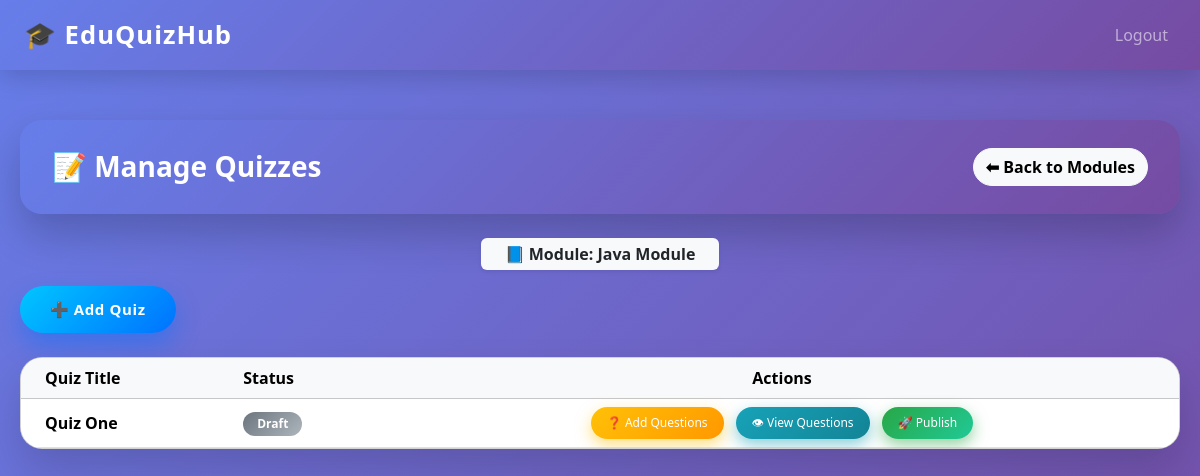
The page /admin/module/1/quizzes (signed in) on the database as committed earlier.
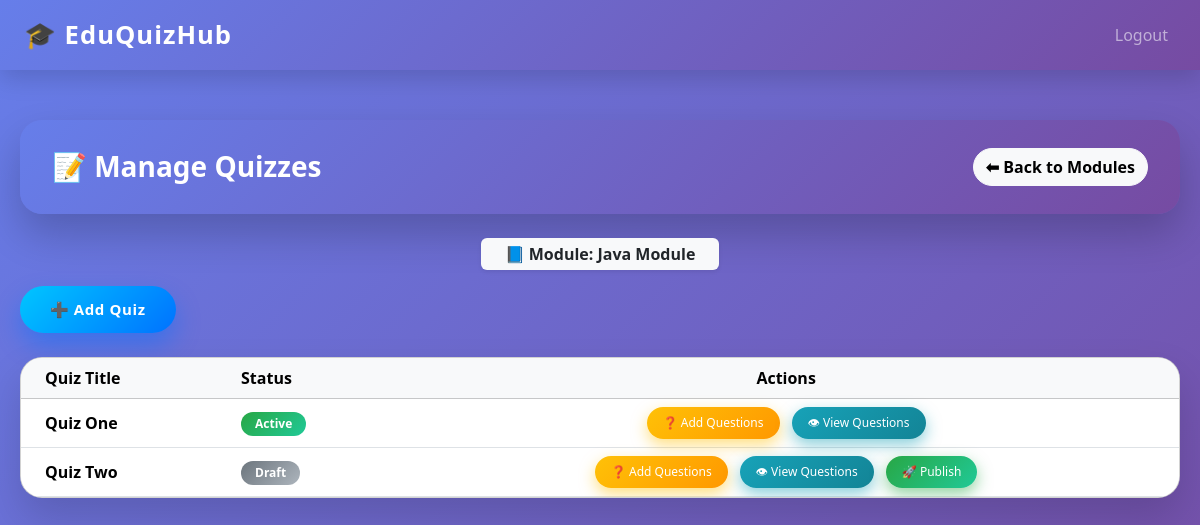
The same page on the database as committed later.
### tables this page shows
CREATE TABLE modules (
    id INTEGER PRIMARY KEY AUTOINCREMENT,
    name TEXT NOT NULL
);

CREATE TABLE quizzes (
    id INTEGER PRIMARY KEY AUTOINCREMENT,
    module_id INTEGER NOT NULL,
    title TEXT NOT NULL,
    time_limit INTEGER,
    is_active INTEGER DEFAULT 0,
    FOREIGN KEY (module_id) REFERENCES modules(id)
);

### app.py (the view)
@app.route("/admin/module/<int:module_id>/quizzes")
def module_quizzes_admin(module_id):
    if session.get("role") != "admin":
        return redirect(url_for("login"))
    quizzes = get_quizzes_by_module(module_id)
    module = get_module_by_id(module_id)
    return render_template(
        "admin_module_quizzes.html",
        quizzes=quizzes,
        module=module
    )

### db/db.py (called while the page is built)
def get_db_connection():
    conn = sqlite3.connect(DB_NAME)
    conn.row_factory = sqlite3.Row
    return conn

def get_quizzes_by_module(module_id):
    with get_db_connection() as conn:
        return conn.execute(
            "SELECT * FROM quizzes WHERE module_id = ?",
            (module_id,)
        ).fetchall()

def get_module_by_id(module_id):
    with get_db_connection() as conn:
        return conn.execute(
            "SELECT * FROM modules WHERE id = ?",
            (module_id,)
        ).fetchone()

### templates/admin_module_quizzes.html (shortened to what this page needs)
{% extends "base.html" %}
{% block content %}
<div class="page-header mb-4 d-flex justify-content-between align-items-center">
    <h3 class="fw-bold mb-0 text-white">📝 Manage Quizzes</h3>
    <a href="{{ url_for('manage_modules') }}" class="btn btn-light btn-animated">⬅ Back to Modules</a>
</div>
<div class="mb-3 text-center">
    <span class="badge bg-light text-dark fs-6 px-4 py-2 shadow-sm">
        📘 Module: <strong>{{ module.name }}</strong>
    </span>
</div>
<div class="mb-4">
    <a href="{{ url_for('add_quiz', module_id=module.id) }}" class="btn btn-add-quiz btn-animated">
        ➕ Add Quiz
    </a>
</div>
<div class="card table-card">
    <div class="card-body p-0">
        <table class="table table-hover align-middle mb-0">
            <thead class="table-light">
                <tr>
                    <th class="ps-4">Quiz Title</th>
                    <th>Status</th>
                    <th class="text-center">Actions</th>
                </tr>
            </thead>
            <tbody>
                {% for q in quizzes %}
                <tr>
                    <td class="fw-semibold ps-4">{{ q.title }}</td>
                    <td>
                        {% if q.is_active %}
                            <span class="badge badge-active">Active</span>
                        {% else %}
                            <span class="badge badge-draft">Draft</span>
                        {% endif %}
                    </td>
                    <td class="text-center">
                        <a href="{{ url_for('add_questions', quiz_id=q.id) }}" class="btn btn-add-questions">
                            ❓ Add Questions
                        </a>
                        <a href="{{ url_for('view_quiz_questions', quiz_id=q.id) }}" class="btn btn-info ms-2">
                            👁 View Questions
                        </a>
                        {% if not q.is_active %}
                        <a href="{{ url_for('publish_quiz', quiz_id=q.id) }}" class="btn btn-publish ms-2">
                            🚀 Publish
                        </a>
                        {% endif %}
                    </td>
                </tr>
                {% else %}
                <tr>
                    <td colspan="3" class="text-center text-muted py-4">
                        No quizzes available.
                    </td>
                </tr>
                {% endfor %}
            </tbody>
        </table>
    </div>
</div>
{% endblock %}

### templates/base.html (shortened to what this page needs)
<!DOCTYPE html>
<html lang="en">
<head>
    <link href="https://cdn.jsdelivr.net/npm/bootstrap@5.3.3/dist/css/bootstrap.min.css" rel="stylesheet">
    <link rel="stylesheet" href="{{ url_for('static', filename='css/style.css') }}">
</head>
<body>
<nav class="navbar navbar-expand-lg navbar-dark fixed-top">
    <div class="container-fluid px-4">
        <a class="navbar-brand" href="{{ url_for('home') }}">🎓 EduQuizHub</a>
        <div class="collapse navbar-collapse" id="navbarNav">
            <ul class="navbar-nav ms-auto align-items-center">
                {% if session.get('user_id') %}
                    <li class="nav-item">
                        <a class="nav-link" href="{{ url_for('logout') }}">Logout</a>
                    </li>
                {% endif %}
            </ul>
        </div>
    </div>
</nav>
<div class="page-container">
    {% block content %}{% endblock %}
</div>
</body>
</html>

### static/css/style.css (style rules this page uses)
body { background-color: #f8f9fa; }
.card { border-radius: 10px; }
h1, h2, h3 { color: #0d6efd; }

### templates/base.html (style rules this page uses)
html, body { width: 100%; margin: 0; padding: 0; overflow-x: hidden; font-family: "Segoe UI", sans-serif; background: #f4f6fb; }
.navbar { background: linear-gradient(135deg, #667eea, #764ba2); box-shadow: 0 8px 25px rgba(0,0,0,0.15); height: 70px; }
.navbar-brand { font-size: 1.6rem; font-weight: 800; letter-spacing: 1px; animation: glow 2s infinite alternate; }
.nav-link { font-weight: 500; margin-left: 14px; position: relative; transition: all 0.3s ease; }
.nav-link::after { content: ""; position: absolute; width: 0; height: 2px; background: #fff; left: 0; bottom: 0; transition: width 0.3s ease; }
.page-container { width: 100%; margin: 0; padding: 120px 20px 20px 20px; animation: fadeIn 0.6s ease; min-height: calc(100vh - 70px); }

### templates/admin_module_quizzes.html (style rules this page uses)
body { background: linear-gradient(135deg, #667eea, #764ba2); min-height: 100vh; }
.page-header { background: linear-gradient(135deg, #667eea, #764ba2); color: #fff; border-radius: 22px; padding: 28px 32px; box-shadow: 0 20px 40px rgba(0,0,0,0.2); animation: fadeDown 0.8s ease; }
.btn-animated { border-radius: 30px; font-weight: 600; cursor: pointer; transition: all 0.35s ease; }
.btn-add-quiz { background: linear-gradient(135deg, #00c6ff, #0072ff); color: #fff; border: none; padding: 12px 30px; font-size: 15px; letter-spacing: 0.6px; box-shadow: 0 12px 25px rgba(0,114,255,0.45); }
.table-card { border-radius: 22px; background: #ffffff; overflow: hidden; box-shadow: 0 20px 40px rgba(0,0,0,0.15); animation: fadeUp 0.8s ease; }
.table-hover tbody tr { transition: background 0.3s ease, transform 0.3s ease; cursor: pointer; }
.badge-active { background: linear-gradient(135deg, #28a745, #20c997); padding: 6px 14px; border-radius: 20px; font-size: 12px; }
.badge-draft { background: linear-gradient(135deg, #6c757d, #adb5bd); padding: 6px 14px; border-radius: 20px; font-size: 12px; }
.btn-add-questions { background: linear-gradient(135deg, #ffc107, #ff9800); color: #fff; border: none; padding: 7px 16px; border-radius: 30px; font-size: 12px; box-shadow: 0 6px 15px rgba(255,193,7,0.5); transition: all 0.3s ease; }
.btn-publish { background: linear-gradient(135deg, #28a745, #20c997); color: #fff; border: none; padding: 7px 16px; border-radius: 30px; font-size: 12px; box-shadow: 0 6px 15px rgba(40,167,69,0.5); transition: all 0.3s ease; }
.btn-info { background: linear-gradient(135deg, #17a2b8, #138496); color: #fff; border: none; padding: 7px 16px; border-radius: 30px; font-size: 12px; box-shadow: 0 6px 15px rgba(23,162,184,0.5); transition: all 0.3s ease; }

Rows that differ between the two databases and show on the page:
changed quizzes "Quiz One": is_active "Draft 🚀 Publish" → "Active"
added quizzes: title "Quiz Two", is_active "Draft"
